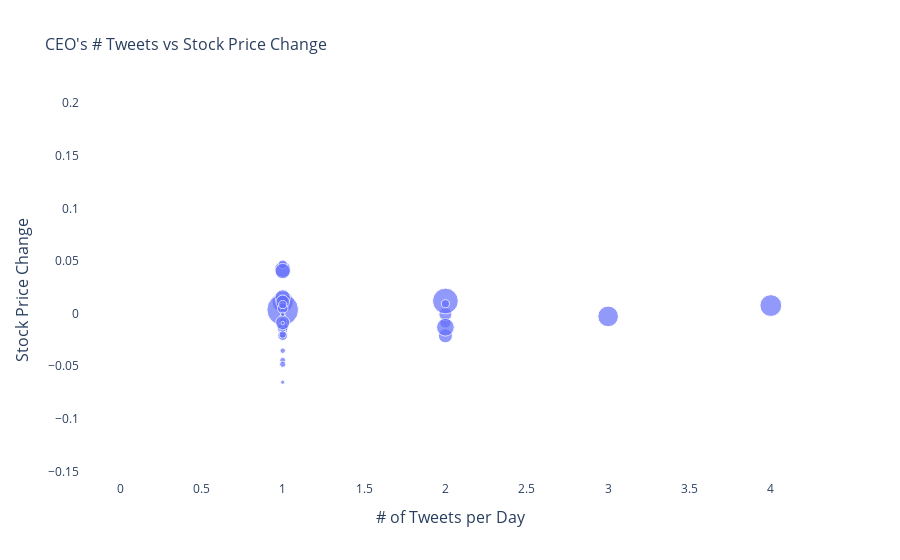

Notebook code cell kept with this figure:
### Markdown cell above
## Preliminary Plots

### Code cell
fig = go.Figure()
_ = fig.add_trace(go.Scatter(
    x= df_stock_tweets['Agg_count'],
    y= df_stock_tweets['Return'],
    mode="markers",
    marker={"size": df_stock_tweets['Agg_favorite'], "sizemode": "area",
                                    "sizeref": 2*max(df_stock_tweets['Agg_favorite']/1000)},
    hovertemplate= "Number of Tweets per Day: %{x:.1f}<br>" +
    "Stock Price Change: %{y:.1f}<br>" +
    "Number of Likes: %{marker.size:,}" +
    "<extra></extra>"
))
fig.update_layout(
    plot_bgcolor="white",
    yaxis={"title": {"text": "Stock Price Change", "font": {"size": 16}}},
    xaxis={"title": {"text": "# of Tweets per Day", "font": {"size": 16}}},
    # hovermode="x",
    title={'text': "CEO's # Tweets vs Stock Price Change", "font": {"size": 16}}
)
fig.show()

### Figure 1 — Plotly figure (JSON) as saved in the notebook; plotly's stock layout.template omitted (floating-point values rounded to 4 significant figures; data arrays with more than 128 entries replaced by an {"elided": "..."} marker saying what was removed)
{"data": [{"hovertemplate": "Number of Tweets per Day: %{x:.1f}<br>Stock Price Change: %{y:.1f}<br>Number of Likes: %{marker.size:,}<extra></extra>", "marker": {"size": {"elided": "930 int values"}, "sizemode": "area", "sizeref": 2.9}, "mode": "markers", "type": "scatter", "x": {"elided": "930 int values"}, "y": {"elided": "930 float values"}}], "layout": {"autosize": true, "plot_bgcolor": "white", "title": {"font": {"size": 16}, "text": "CEO's # Tweets vs Stock Price Change"}, "xaxis": {"autorange": true, "range": [-0.2395, 4.281], "title": {"font": {"size": 16}, "text": "# of Tweets per Day"}, "type": "linear"}, "yaxis": {"autorange": true, "range": [-0.1617, 0.2065], "title": {"font": {"size": 16}, "text": "Stock Price Change"}, "type": "linear"}}}
